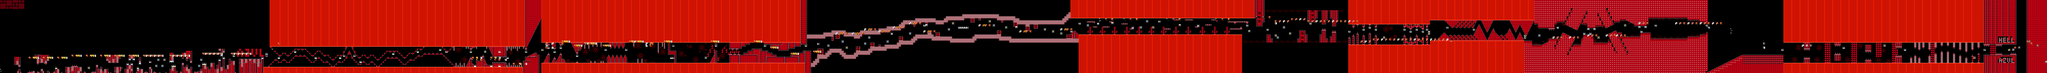

This is a level from a 2D game, rendered from its Tiled map with the project's own tilesets. A one-line summary and the map file follow, with tile-layer data summarised:
An orthogonal 1002x36 tile map with 16x16 px tiles, 2 tile layers (SP, ...), 2 tilesets, 2 image layers.

<map version="1.10" tiledversion="1.11.2" orientation="orthogonal" renderorder="right-down" width="1002" height="36" tilewidth="16" tileheight="16" infinite="0" nextlayerid="5" nextobjectid="1">
 <editorsettings>
  <chunksize width="16" height="27" />
  <export target="../LEVELS/LEVEL DATA/hell.csv" format="csv" />
 </editorsettings>
 <tileset firstgid="1" name="famidash" tilewidth="16" tileheight="16" tilecount="256" columns="16">
  <image source="../../../GRAPHICS/famidash Red.bmp" width="256" height="256" />
 </tileset>
 <tileset firstgid="257" name="sprites" tilewidth="16" tileheight="16" tilecount="256" columns="16">
  <image source="../../../GRAPHICS/sprites.png" width="256" height="256" />
 </tileset>
 <imagelayer id="3" name="Image Layer 1" parallaxx="0.9" parallaxy="0.9" repeatx="1" repeaty="1">
  <image source="../../../GRAPHICS/Old/parallax Red.bmp" width="144" height="72" />
 </imagelayer>
 <imagelayer id="4" name="Image Layer 2" offsetx="0" offsety="576" repeatx="1">
  <image source="../../../GRAPHICS/ground Red.bmp" width="64" height="128" />
 </imagelayer>
 <layer id="1" width="1002" height="36">
  <data>[36072 cells, 26230 non-empty, 97 distinct tile ids]</data>
 </layer>
 <layer id="2" name="SP" width="1002" height="36">
  <data>[36072 cells, 444 non-empty, 48 distinct tile ids]</data>
 </layer>
</map>
